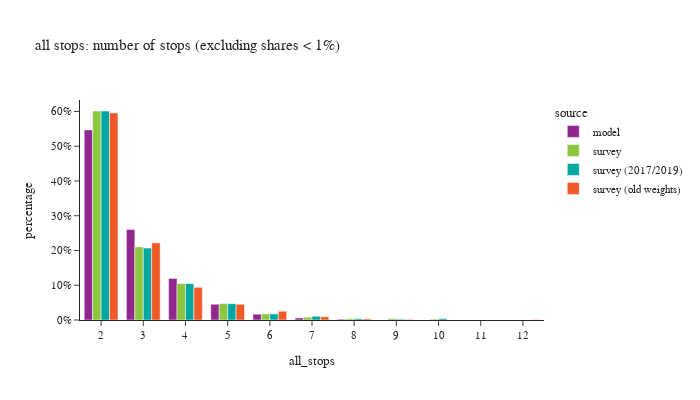

This figure's notebook cell:
### Code cell
df_plot = df_tour.groupby(['all_stops','source'])['toexpfac'].sum().reset_index()
df_plot['percentage'] = df_plot.groupby(['source'], group_keys=False)['toexpfac']. \
    apply(lambda x: x / float(x.sum()))
df_plot = df_plot.loc[df_plot['percentage'] > 0.001]
# df_plot
fig = px.bar(df_plot.sort_values(['source']), x="all_stops", y="percentage", color="source",
             barmode="group",title="all stops: number of stops (excluding shares < 1%)",
             hover_data=['toexpfac'])
fig.update_layout(height=400, width=700, font=dict(size=11),
                  xaxis = dict(dtick = 1, categoryorder='category ascending'),
                  yaxis=dict(tickformat=".0%"))
fig.show()

### Figure 1 — Plotly figure (JSON) as saved in the notebook; plotly's stock layout.template omitted (floating-point values rounded to 4 significant figures)
{"data": [{"alignmentgroup": "True", "customdata": [[118500.0], [483.0], [1296.0], [9839.0], [25910.0], [3636.0], [56360.0]], "hovertemplate": "source=model<br>all_stops=%{x}<br>percentage=%{y}<br>toexpfac=%{customdata[0]}<extra></extra>", "legendgroup": "model", "marker": {"color": "#91268F", "pattern": {"shape": ""}}, "name": "model", "offsetgroup": "model", "orientation": "v", "showlegend": true, "textposition": "auto", "type": "bar", "x": [2.0, 8.0, 7.0, 5.0, 4.0, 6.0, 3.0], "xaxis": "x", "y": [0.5471, 0.00223, 0.005984, 0.04543, 0.1196, 0.01679, 0.2602], "yaxis": "y"}, {"alignmentgroup": "True", "customdata": [[15130.0], [613500.0], [3522000.0], [47050.0], [277100.0], [23650.0], [21730.0], [102500.0], [1232000.0]], "hovertemplate": "source=survey<br>all_stops=%{x}<br>percentage=%{y}<br>toexpfac=%{customdata[0]}<extra></extra>", "legendgroup": "survey", "marker": {"color": "#8CC63E", "pattern": {"shape": ""}}, "name": "survey", "offsetgroup": "survey", "orientation": "v", "showlegend": true, "textposition": "auto", "type": "bar", "x": [10.0, 4.0, 2.0, 7.0, 5.0, 9.0, 8.0, 6.0, 3.0], "xaxis": "x", "y": [0.002583, 0.1047, 0.6011, 0.008031, 0.0473, 0.004036, 0.00371, 0.01749, 0.2103], "yaxis": "y"}, {"alignmentgroup": "True", "customdata": [[1055000.0], [54830.0], [3064000.0], [20380.0], [239200.0], [10950.0], [533700.0], [90130.0], [17960.0]], "hovertemplate": "source=survey (2017/2019)<br>all_stops=%{x}<br>percentage=%{y}<br>toexpfac=%{customdata[0]}<extra></extra>", "legendgroup": "survey (2017/2019)", "marker": {"color": "#00A7A0", "pattern": {"shape": ""}}, "name": "survey (2017/2019)", "offsetgroup": "survey (2017/2019)", "orientation": "v", "showlegend": true, "textposition": "auto", "type": "bar", "x": [3.0, 7.0, 2.0, 10.0, 5.0, 9.0, 4.0, 6.0, 8.0], "xaxis": "x", "y": [0.2071, 0.01076, 0.6014, 0.004, 0.04694, 0.002149, 0.1047, 0.01769, 0.003525], "yaxis": "y"}, {"alignmentgroup": "True", "customdata": [[9800.0], [18290.0], [140000.0], [251500.0], [3315000.0], [523900.0], [1236000.0], [52250.0], [7644.0]], "hovertemplate": "source=survey (old weights)<br>all_stops=%{x}<br>percentage=%{y}<br>toexpfac=%{customdata[0]}<extra></extra>", "legendgroup": "survey (old weights)", "marker": {"color": "#F05A28", "pattern": {"shape": ""}}, "name": "survey (old weights)", "offsetgroup": "survey (old weights)", "orientation": "v", "showlegend": true, "textposition": "auto", "type": "bar", "x": [9.0, 8.0, 6.0, 5.0, 2.0, 4.0, 3.0, 7.0, 12.0], "xaxis": "x", "y": [0.001761, 0.003286, 0.02516, 0.04519, 0.5956, 0.09413, 0.2221, 0.009388, 0.001373], "yaxis": "y"}], "layout": {"barmode": "group", "font": {"size": 11}, "height": 400, "legend": {"title": {"text": "source"}, "tracegroupgap": 0}, "title": {"text": "all stops: number of stops (excluding shares < 1%)"}, "width": 700, "xaxis": {"anchor": "y", "categoryorder": "category ascending", "domain": [0.0, 1.0], "dtick": 1, "title": {"text": "all_stops"}}, "yaxis": {"anchor": "x", "domain": [0.0, 1.0], "tickformat": ".0%", "title": {"text": "percentage"}}}}
